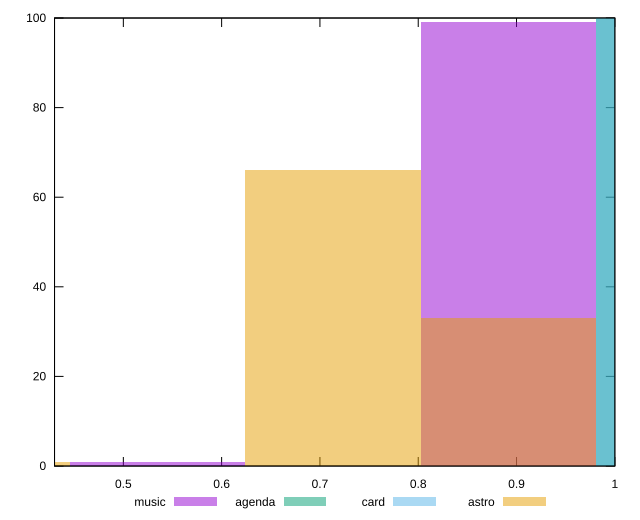

Generate this figure with gnuplot:
reset

$music <<EOF
0.5349451872162361 1
0.8915753120270602 99
EOF

$agenda <<EOF
1.0698903744324721 100
EOF

$card <<EOF
1.0698903744324721 100
EOF

$astro <<EOF
0.35663012481082407 1
0.7132602496216481 66
0.8915753120270602 33
EOF

set key outside below
set boxwidth 0.17831506240541203
set xrange [0.43:1]
set yrange [0:100]
set trange [0:100]
set style fill transparent solid 0.5 noborder
set terminal svg size 640, 520 enhanced background rgb 'white'
set output "reports/report_00032_2021-02-25T10-28-15.087Z/total-blocking-time/comparison/histogram/all_score.svg"

plot $music title "music" with boxes, \
     $agenda title "agenda" with boxes, \
     $card title "card" with boxes, \
     $astro title "astro" with boxes

reset
